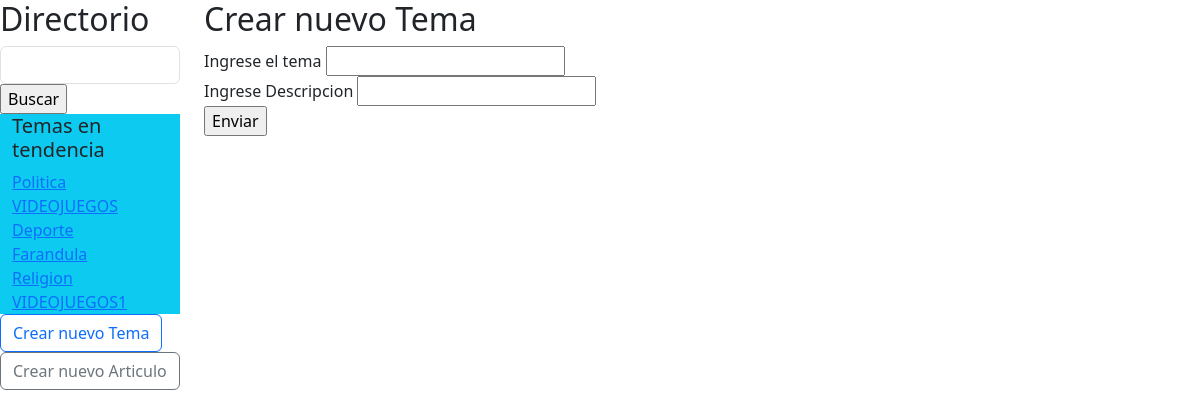
Page /nuevoTema on the committed database.
### wikiApp/models.py (models this page shows)
class tema(models.Model):
    tituloTema = models.CharField(max_length=128, null=True, blank=True)
    descripcionTema = models.CharField(max_length=512, null=True, blank=True)

### wikiApp/views.py (the view, shortened to what this page needs)
# urls.py: path('nuevoTema',views.nuevoTema,name='nuevoTema'),
def nuevoTema(request):
    listaTema = tema.objects.all().order_by('id')
    return render(request,'nuevoTema.html',{
        'listaTema':listaTema
    })

### wikiApp/templates/nuevoTema.html (shortened to what this page needs)
{% extends "layout.html" %}
{% block contenido %}
    <h2>Crear nuevo Tema</h2>
    <form class="row" method="post" action="{% url 'wikiApp:nuevoTema' %}">
        <div>
            <label>Ingrese el tema</label>
            <input type="text" name="tituloTema">
        </div>
        <div>
            <label>Ingrese Descripcion</label>
            <input type="text" name="descripcionTema">
        </div>
        <div>
            <input type="submit" value="Enviar">
        </div>
    </form>
{% endblock %}

### wikiApp/templates/layout.html (shortened to what this page needs)
{% load static %}
<!DOCTYPE html>
<html lang="en">
<head>
    <link href="https://cdn.jsdelivr.net/npm/bootstrap@5.3.3/dist/css/bootstrap.min.css" rel="stylesheet">
</head>
<body>
    <div class="row">
        <div class="col-lg-2">
            <h2>Directorio</h2>
            <form action="">
                <input type="text"class="form-control">
                <input type="submit" class="btb btn-success" value="Buscar">
            </form>
            <div class="container bg-info">
                <h5>Temas en tendencia</h5>
                {% for teaminfo in listaTema %}
                    <div>
                        <a href="{% url 'wikiApp:vistaArticulo' teaminfo.id %}">{{ teaminfo.tituloTema }}</a>
                    </div>
                {% endfor %}
            </div>
            <div>
                <a class="btn btn-outline-primary" href="{% url 'wikiApp:nuevoTema' %}" role="button">Crear nuevo Tema</a>
            </div>
            <div>
                <a class="btn btn-outline-secondary" href="{% url 'wikiApp:nuevoArticulo' %}" role="button">Crear nuevo Articulo</a>
            </div>
        </div>
        <div class="col-lg-10">
            {% block contenido%}
            {% endblock %}
        </div>
    </div>
</body>
</html>

### rows in the picture
tema: tituloTema "Politica"
tema: tituloTema "VIDEOJUEGOS"
tema: tituloTema "Deporte"
tema: tituloTema "Farandula"
tema: tituloTema "Religion"
tema: tituloTema "VIDEOJUEGOS1"
